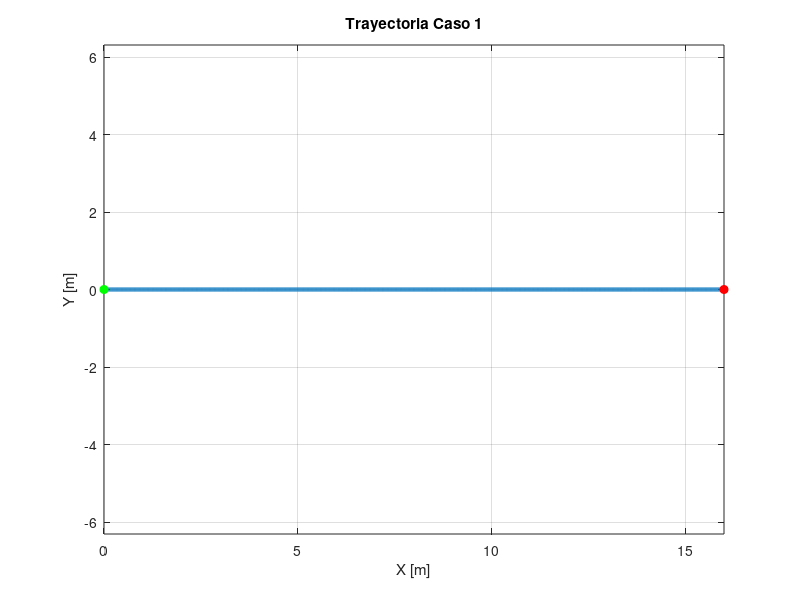
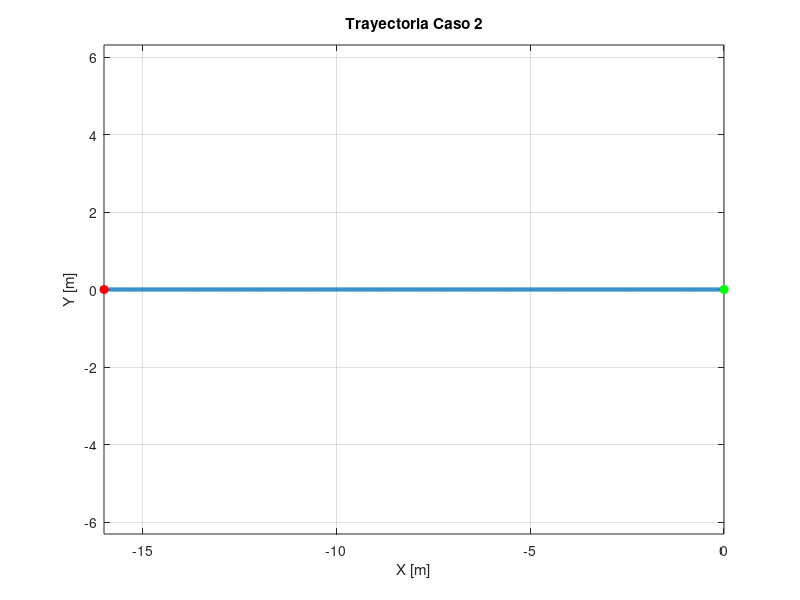
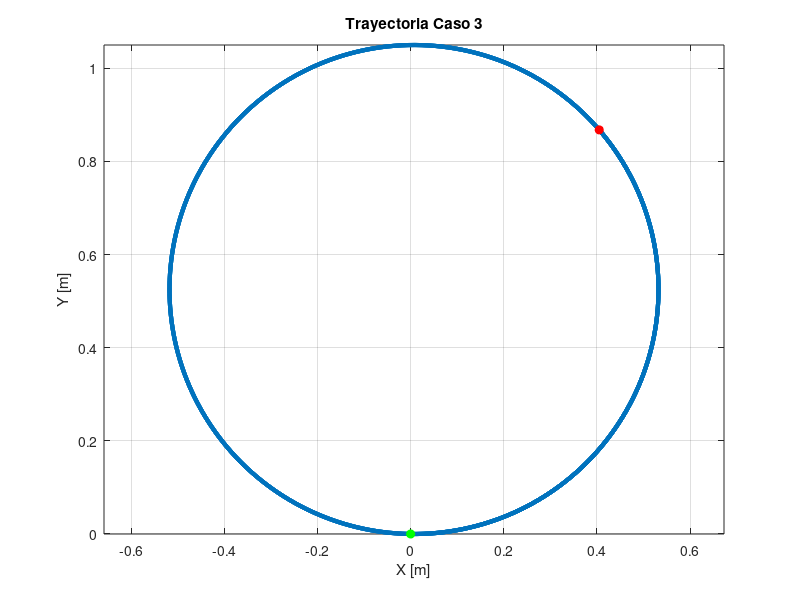
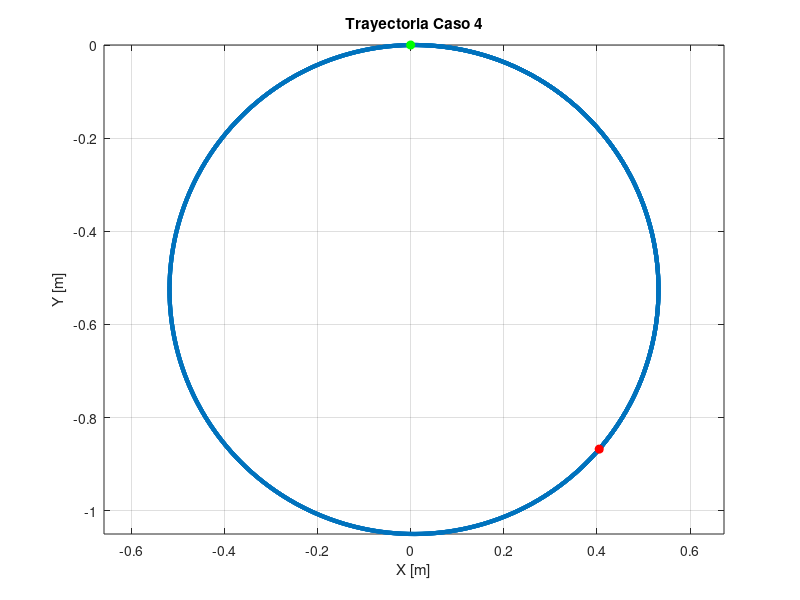

The MATLAB source for these figures, in order: (Note: this script raises an error after producing the figures.)
clear all; close all; clc;

% Parámetros del robot
r = 0.08; L = 0.35; T = 20; dt = 0.02;
t = 0:dt:T;

% Caso 1: thetaD=10, thetaI=10
x(1)=0; y(1)=0; theta(1)=0;
thetaD=10; thetaI=10;
u=(r/2)*(thetaD+thetaI); w=(r/L)*(thetaD-thetaI);
for k=1:length(t)-1
    x(k+1)=x(k)+u*cos(theta(k))*dt; y(k+1)=y(k)+u*sin(theta(k))*dt; theta(k+1)=theta(k)+w*dt;
end
disp(['Caso 1 -> u=',num2str(u),' m/s, w=',num2str(w),' rad/s, x=',num2str(x(end)),' m, y=',num2str(y(end)),' m, θ=',num2str(theta(end)),' rad'])
figure; plot(x,y,'LineWidth',3); hold on; grid on; axis equal;
plot(x(1),y(1),'go','MarkerFaceColor','g'); % inicio
plot(x(end),y(end),'ro','MarkerFaceColor','r'); % fin
title('Trayectoria Caso 1'); xlabel('X [m]'); ylabel('Y [m]')
X1=x; Y1=y;

%% Caso 2: thetaD=-10, thetaI=-10
x(1)=0; y(1)=0; theta(1)=0;
thetaD=-10; thetaI=-10;
u=(r/2)*(thetaD+thetaI); w=(r/L)*(thetaD-thetaI);
for k=1:length(t)-1
    x(k+1)=x(k)+u*cos(theta(k))*dt; y(k+1)=y(k)+u*sin(theta(k))*dt; theta(k+1)=theta(k)+w*dt;
end
disp(['Caso 2 -> u=',num2str(u),' m/s, w=',num2str(w),' rad/s, x=',num2str(x(end)),' m, y=',num2str(y(end)),' m, θ=',num2str(theta(end)),' rad'])
figure; plot(x,y,'LineWidth',3); hold on; grid on; axis equal;
plot(x(1),y(1),'go','MarkerFaceColor','g'); plot(x(end),y(end),'ro','MarkerFaceColor','r');
title('Trayectoria Caso 2'); xlabel('X [m]'); ylabel('Y [m]')
X2=x; Y2=y;

%% Caso 3: thetaD=12, thetaI=6
x(1)=0; y(1)=0; theta(1)=0;
thetaD=12; thetaI=6;
u=(r/2)*(thetaD+thetaI); w=(r/L)*(thetaD-thetaI);
for k=1:length(t)-1
    x(k+1)=x(k)+u*cos(theta(k))*dt; y(k+1)=y(k)+u*sin(theta(k))*dt; theta(k+1)=theta(k)+w*dt;
end
disp(['Caso 3 -> u=',num2str(u),' m/s, w=',num2str(w),' rad/s, x=',num2str(x(end)),' m, y=',num2str(y(end)),' m, θ=',num2str(theta(end)),' rad'])
figure; plot(x,y,'LineWidth',3); hold on; grid on; axis equal;
plot(x(1),y(1),'go','MarkerFaceColor','g'); plot(x(end),y(end),'ro','MarkerFaceColor','r');
title('Trayectoria Caso 3'); xlabel('X [m]'); ylabel('Y [m]')
X3=x; Y3=y;

%% Caso 4: thetaD=6, thetaI=12
x(1)=0; y(1)=0; theta(1)=0;
thetaD=6; thetaI=12;
u=(r/2)*(thetaD+thetaI); w=(r/L)*(thetaD-thetaI);
for k=1:length(t)-1
    x(k+1)=x(k)+u*cos(theta(k))*dt; y(k+1)=y(k)+u*sin(theta(k))*dt; theta(k+1)=theta(k)+w*dt;
end
disp(['Caso 4 -> u=',num2str(u),' m/s, w=',num2str(w),' rad/s, x=',num2str(x(end)),' m, y=',num2str(y(end)),' m, θ=',num2str(theta(end)),' rad'])
figure; plot(x,y,'LineWidth',3); hold on; grid on; axis equal;
plot(x(1),y(1),'go','MarkerFaceColor','g'); plot(x(end),y(end),'ro','MarkerFaceColor','r');
title('Trayectoria Caso 4'); xlabel('X [m]'); ylabel('Y [m]')
X4=x; Y4=y;

%% Caso 5: thetaD=10, thetaI=-10
x(1)=0; y(1)=0; theta(1)=0;
thetaD=10; thetaI=-10;
u=(r/2)*(thetaD+thetaI); w=(r/L)*(thetaD-thetaI);
for k=1:length(t)-1
    x(k+1)=x(k)+u*cos(theta(k))*dt; y(k+1)=y(k)+u*sin(theta(k))*dt; theta(k+1)=theta(k)+w*dt;
end
disp(['Caso 5 -> u=',num2str(u),' m/s, w=',num2str(w),' rad/s, x=',num2str(x(end)),' m, y=',num2str(y(end)),' m, θ=',num2str(theta(end)),' rad'])
figure; plot(x,y,'LineWidth',3); hold on; grid on; axis equal;
plot(x(1),y(1),'go','MarkerFaceColor','g'); plot(x(end),y(end),'ro','MarkerFaceColor','r');
title('Trayectoria Caso 5'); xlabel('X [m]'); ylabel('Y [m]')
X5=x; Y5=y;

%% Caso 6: thetaD=10, thetaI=0
x(1)=0; y(1)=0; theta(1)=0;
thetaD=10; thetaI=0;
u=(r/2)*(thetaD+thetaI); w=(r/L)*(thetaD-thetaI);
for k=1:length(t)-1
    x(k+1)=x(k)+u*cos(theta(k))*dt; y(k+1)=y(k)+u*sin(theta(k))*dt; theta(k+1)=theta(k)+w*dt;
end
disp(['Caso 6 -> u=',num2str(u),' m/s, w=',num2str(w),' rad/s, x=',num2str(x(end)),' m, y=',num2str(y(end)),' m, θ=',num2str(theta(end)),' rad'])
figure; plot(x,y,'LineWidth',3); hold on; grid on; axis equal;
plot(x(1),y(1),'go','MarkerFaceColor','g'); plot(x(end),y(end),'ro','MarkerFaceColor','r');
title('Trayectoria Caso 6'); xlabel('X [m]'); ylabel('Y [m]')
X6=x; Y6=y;

%% Caso 7: thetaD=10, thetaI=8
x(1)=0; y(1)=0; theta(1)=0;
thetaD=10; thetaI=8;
u=(r/2)*(thetaD+thetaI); w=(r/L)*(thetaD-thetaI);
for k=1:length(t)-1
    x(k+1)=x(k)+u*cos(theta(k))*dt; y(k+1)=y(k)+u*sin(theta(k))*dt; theta(k+1)=theta(k)+w*dt;
end
disp(['Caso 7 -> u=',num2str(u),' m/s, w=',num2str(w),' rad/s, x=',num2str(x(end)),' m, y=',num2str(y(end)),' m, θ=',num2str(theta(end)),' rad'])
figure; plot(x,y,'LineWidth',3); hold on; grid on; axis equal;
plot(x(1),y(1),'go','MarkerFaceColor','g'); plot(x(end),y(end),'ro','MarkerFaceColor','r');
title('Trayectoria Caso 7'); xlabel('X [m]'); ylabel('Y [m]')
X7=x; Y7=y;

%% Caso 8: thetaD=10, thetaI=2
x(1)=0; y(1)=0; theta(1)=0;
thetaD=10; thetaI=2;
u=(r/2)*(thetaD+thetaI); w=(r/L)*(thetaD-thetaI);

for k=1:length(t)-1
    x(k+1)=x(k)+u*cos(theta(k))*dt;
    y(k+1)=y(k)+u*sin(theta(k))*dt;
    theta(k+1)=theta(k)+w*dt;
end

disp(['Caso 8 -> u=',num2str(u),' m/s, w=',num2str(w),' rad/s, x=',num2str(x(end)),' m, y=',num2str(y(end)),' m, θ=',num2str(theta(end)),' rad'])

figure; 
plot(x,y,'LineWidth',3); hold on; grid on; axis equal;
plot(x(1),y(1),'go','MarkerFaceColor','g'); % punto inicial
plot(x(end),y(end),'ro','MarkerFaceColor','r'); % punto final
title('Trayectoria Caso 8'); xlabel('X [m]'); ylabel('Y [m]')

X8=x; Y8=y;
 
%% Comparación de todas las trayectorias
colores = lines(8);
figure(9); % fuerza a que sea la figura número 10
hold on;

plot(X1,Y1,'Color',colores(1,:),'LineWidth',2);
plot(X2,Y2,'Color',colores(2,:),'LineWidth',2);
plot(X3,Y3,'Color',colores(3,:),'LineWidth',2);
plot(X4,Y4,'Color',colores(4,:),'LineWidth',2);
plot(X5,Y5,'Color',colores(5,:),'LineWidth',2);
plot(X6,Y6,'Color',colores(6,:),'LineWidth',2);
plot(X7,Y7,'Color',colores(7,:),'LineWidth',2);
plot(X8,Y8,'Color',colores(8,:),'LineWidth',2);

% puntos iniciales y finales
plot(X1(1),Y1(1),'go','MarkerFaceColor','g'); plot(X1(end),Y1(end),'ro','MarkerFaceColor','r');
plot(X2(1),Y2(1),'go','MarkerFaceColor','g'); plot(X2(end),Y2(end),'ro','MarkerFaceColor','r');
plot(X3(1),Y3(1),'go','MarkerFaceColor','g'); plot(X3(end),Y3(end),'ro','MarkerFaceColor','r');
plot(X4(1),Y4(1),'go','MarkerFaceColor','g'); plot(X4(end),Y4(end),'ro','MarkerFaceColor','r');
plot(X5(1),Y5(1),'go','MarkerFaceColor','g'); plot(X5(end),Y5(end),'ro','MarkerFaceColor','r');
plot(X6(1),Y6(1),'go','MarkerFaceColor','g'); plot(X6(end),Y6(end),'ro','MarkerFaceColor','r');
plot(X7(1),Y7(1),'go','MarkerFaceColor','g'); plot(X7(end),Y7(end),'ro','MarkerFaceColor','r');
plot(X8(1),Y8(1),'go','MarkerFaceColor','g'); plot(X8(end),Y8(end),'ro','MarkerFaceColor','r');

grid on; axis equal;
title('Comparación de Trayectorias - 8 Casos')
xlabel('Posición X [m]'); ylabel('Posición Y [m]')
legend('Caso 1','Caso 2','Caso 3','Caso 4','Caso 5','Caso 6','Caso 7','Caso 8')

%% Animación del Caso 5 en GIF
figure(10)
hold on; grid on; axis equal
xlabel("Posición en X [m]")
ylabel("Posición en Y [m]")
title("Movimiento del Robot Diferencial - Caso 5")
set(gca, 'FontSize', 14);

L_robot = 1.2; W_robot = 0.8;
robot_shape = [L_robot/2, W_robot/2; L_robot/2, -W_robot/2; -L_robot/2, -W_robot/2; -L_robot/2, W_robot/2]';
wheel_L = [-0.3, 0.08; 0.3, 0.08; 0.3, -0.08; -0.3, -0.08]';
wheel_R = wheel_L;
pos_wheel_L = [0; W_robot/2 + 0.08];
pos_wheel_R = [0; -W_robot/2 - 0.08];

for k = 1:20:length(t)
    cla
    plot(X5(1:k),Y5(1:k),'LineWidth',3);
    hold on; grid on; axis equal
    R = [cos(theta(k)) -sin(theta(k)); sin(theta(k)) cos(theta(k))];
    p = [X5(k); Y5(k)];
    robot_global = R*robot_shape + p;
    wheel_L_global = R*(wheel_L + pos_wheel_L) + p;
    wheel_R_global = R*(wheel_R + pos_wheel_R) + p;
    fill(robot_global(1,:), robot_global(2,:), [0.8 0.8 0.8]);
    fill(wheel_L_global(1,:), wheel_L_global(2,:), [0.1 0.1 0.1]);
    fill(wheel_R_global(1,:), wheel_R_global(2,:), [0.1 0.1 0.1]);
    plot(X5(1),Y5(1),'go','MarkerFaceColor','g'); % inicio
    plot(X5(end),Y5(end),'ro','MarkerFaceColor','r'); % fin
    frente = R*[L_robot/2 + 0.5; 0] + p;
    quiver(X5(k),Y5(k),frente(1)-X5(k),frente(2)-Y5(k),'LineWidth',2,'MaxHeadSize',2);
    xlim([min(X5)-2 max(X5)+2]); ylim([min(Y5)-2 max(Y5)+2])
    drawnow;

    % Guardar frames en GIF
    frame = getframe(gcf);
    im = frame2im(frame);
    [A,map] = rgb2ind(im,256);
    if k == 1
        imwrite(A,map,'cinematica_directa.gif','gif','LoopCount',Inf,'DelayTime',0.05);
    else
        imwrite(A,map,'cinematica_directa.gif','gif','WriteMode','append','DelayTime',0.05);
    end
end
